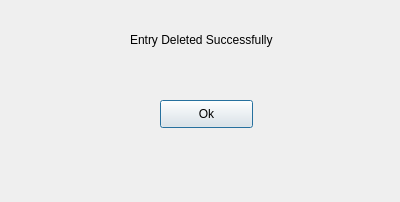
<?xml version="1.0" encoding="UTF-8"?>
<ui version="4.0">
 <class>entryDeleted</class>
 <widget class="QDialog" name="entryDeleted">
  <property name="geometry">
   <rect>
    <x>0</x>
    <y>0</y>
    <width>400</width>
    <height>202</height>
   </rect>
  </property>
  <property name="windowTitle">
   <string>Dialog</string>
  </property>
  <widget class="QPushButton" name="pushButton">
   <property name="geometry">
    <rect>
     <x>160</x>
     <y>100</y>
     <width>93</width>
     <height>28</height>
    </rect>
   </property>
   <property name="text">
    <string>Ok</string>
   </property>
  </widget>
  <widget class="QLabel" name="label">
   <property name="geometry">
    <rect>
     <x>130</x>
     <y>30</y>
     <width>151</width>
     <height>20</height>
    </rect>
   </property>
   <property name="text">
    <string>Entry Deleted Successfully</string>
   </property>
  </widget>
 </widget>
 <resources/>
 <connections/>
</ui>
